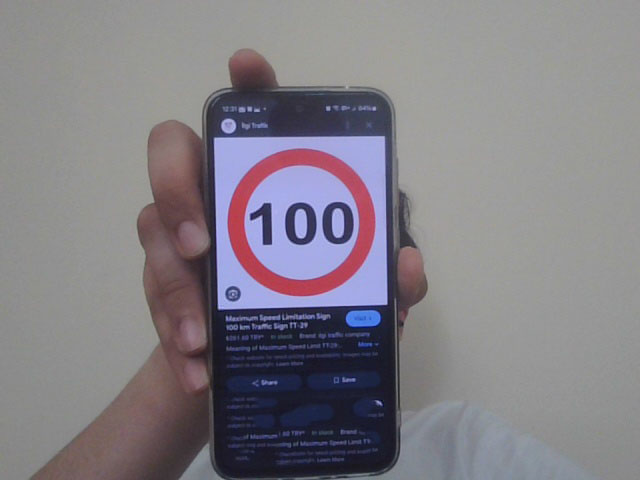
#> input picture Tabela Algılama Sistemi/trainset/test.jpg, 640 x 480 px
$ python opencv.py
#> lines starting #> are read from the running program, lines starting #| are printed output that depends on the picture; after the words box and inside, x2 and y2 are one past the last pixel; in counts of white or black regions, pixels touching at a corner belong together
import cv2
import numpy as np

# Load the image
image = cv2.imread('test.jpg')
#> image is the input picture: shape (480, 640, 3); mean B, G, R 133.4, 126.6, 130.5

# Convert to grayscale
gray = cv2.cvtColor(image, cv2.COLOR_BGR2GRAY)
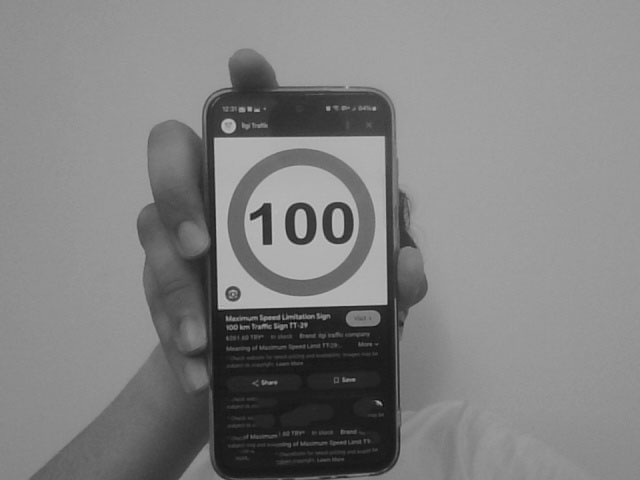
#> gray: shape (480, 640); min 9, max 198, mean 128.6

# Apply GaussianBlur to reduce noise and improve edge detection
blurred = cv2.GaussianBlur(gray, (5, 5), 0)

# Use Canny edge detection
edges = cv2.Canny(blurred, 50, 150)
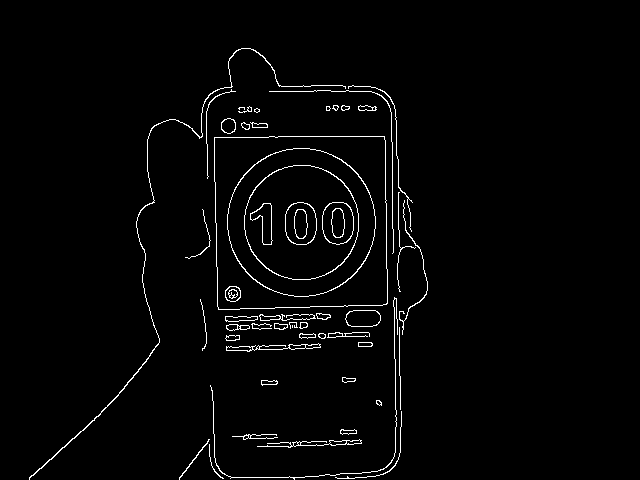
#> edges: shape (480, 640); 2.2% white in thin lines or dots, all inside (x1, y1, x2, y2) = (29, 48, 428, 480)

# Find contours in the edge-detected image
contours, _ = cv2.findContours(edges, cv2.RETR_EXTERNAL, cv2.CHAIN_APPROX_SIMPLE)
#> contours = 46 contours, 16 with area under 20; largest, box (x1, y1, x2, y2) and area: (214, 136, 388, 310) 29027, (345, 310, 381, 327) 501, (226, 343, 321, 352) 218, (29, 48, 346, 480) 194, (221, 118, 236, 134) 174

# Filter contours based on area and shape
min_area = 500  # Minimum area of the contour
bounding_boxes = []

for cnt in contours:
    area = cv2.contourArea(cnt)
    if area > min_area:
        # Approximate the contour to a polygon
        epsilon = 0.02 * cv2.arcLength(cnt, True)
        approx = cv2.approxPolyDP(cnt, epsilon, True)

        # Check if the contour is a polygon with 3-8 sides (common for traffic signs)
        if 3 <= len(approx) <= 8:
            x, y, w, h = cv2.boundingRect(cnt)
            bounding_boxes.append((x, y, w, h))
#> this loop made 46 passes
#> (area, epsilon, approx, x, y, w, h) on pass 32: (29027, 13.73, [[214, 137], [218, 309], [387, 303], [384, 136]], 214, 136, 174, 174)
#> (area, epsilon, x, y, w, h) on pass 26: (501, 1.83, 345, 310, 36, 17)
#> after the loop, bounding_boxes = [(345, 310, 36, 17), (214, 136, 174, 174)]

# Crop the image using the largest bounding box
if bounding_boxes:
    # Sort bounding boxes by area (largest first)
    bounding_boxes = sorted(bounding_boxes, key=lambda box: box[2] * box[3], reverse=True)
#> bounding_boxes = [(214, 136, 174, 174), (345, 310, 36, 17)]
    x, y, w, h = bounding_boxes[0]  # Use the largest bounding box
    cropped_image = image[y:y+h, x:x+w]
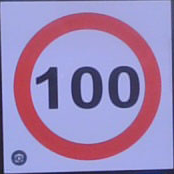
#> cropped_image: shape (174, 174, 3); mean B, G, R 181.5, 134.4, 155.9
    cv2.imwrite('cropped_traffic_sign.jpg', cropped_image)
    cv2.imshow('Cropped Traffic Sign', cropped_image)
    cv2.waitKey(0)
    cv2.destroyAllWindows()
else:
    print("No traffic sign detected.")
